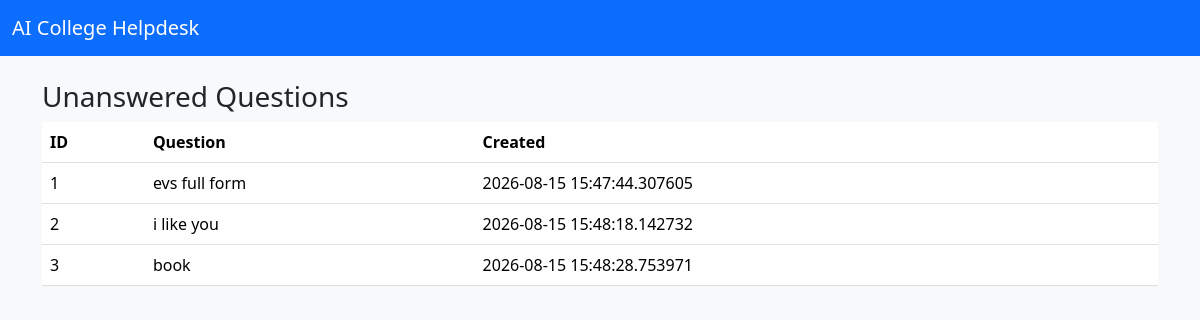
The page /admin/unanswered (signed in) on the database its author committed.
### models/chat.py (models this page shows)
class UnansweredQuestion(db.Model):
    __tablename__ = 'unanswered_questions'
    id = db.Column(db.Integer, primary_key=True)
    user_id = db.Column(db.Integer, db.ForeignKey('users.id'), nullable=True)
    question = db.Column(db.Text, nullable=False)
    status = db.Column(db.String(20), default='pending')
    admin_answer = db.Column(db.Text)
    created_at = db.Column(db.DateTime, default=datetime.utcnow)
    resolved_at = db.Column(db.DateTime)

### routes/admin.py (the view)
    def wrapper(*args, **kwargs):
        if session.get('role') != 'ADMIN':
            flash('Admin login required', 'danger')
            return redirect(url_for('auth.login'))
        return fn(*args, **kwargs)

### routes/admin.py (called while the page is built)
def admin_required(fn):
    def wrapper(*args, **kwargs):
        if session.get('role') != 'ADMIN':
            flash('Admin login required', 'danger')
            return redirect(url_for('auth.login'))
        return fn(*args, **kwargs)
    wrapper.__name__ = fn.__name__
    return wrapper

@admin_bp.route('/unanswered')
@admin_required
def unanswered():
    from models.chat import UnansweredQuestion
    items = UnansweredQuestion.query.filter_by(status='pending').all()
    return render_template('admin/unanswered.html', items=items)

### templates/admin/unanswered.html
{% extends '../base.html' %}
{% block content %}
<h3>Unanswered Questions</h3>
<table class="table">
  <thead><tr><th>ID</th><th>Question</th><th>Created</th></tr></thead>
  <tbody>
  {% for it in items %}
    <tr><td>{{ it.id }}</td><td>{{ it.question }}</td><td>{{ it.created_at }}</td></tr>
  {% endfor %}
  </tbody>
</table>
{% endblock %}

### static/css/style.css (style rules this page uses)
body { background:#f8f9fa }

### rows shown on the page
UnansweredQuestion: id "1", question "evs full form", created_at "2026-08-15 15:47:44.307605"
UnansweredQuestion: id "2", question "i like you", created_at "2026-08-15 15:48:18.142732"
UnansweredQuestion: id "3", question "book", created_at "2026-08-15 15:48:28.753971"
